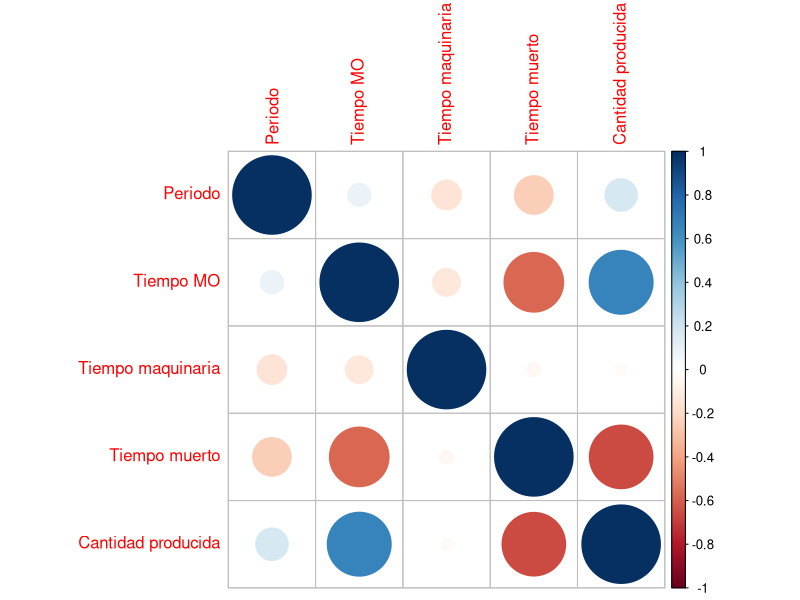
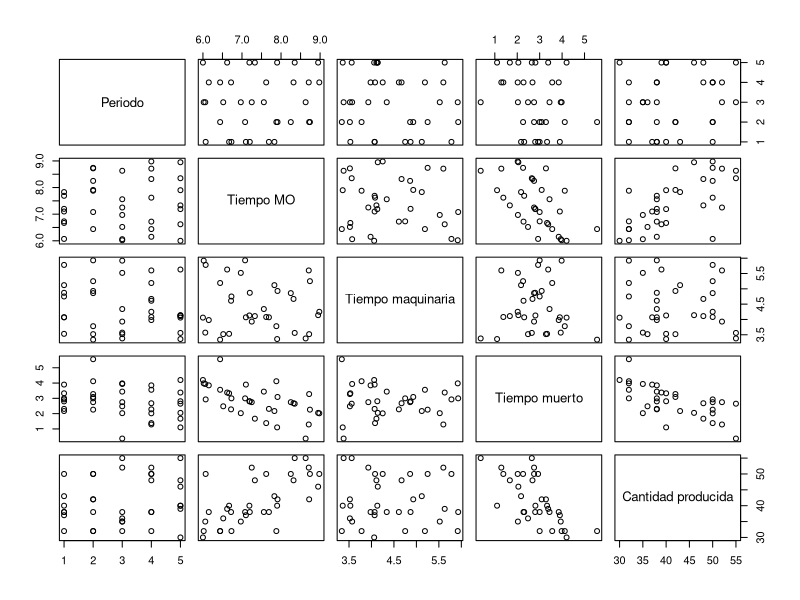
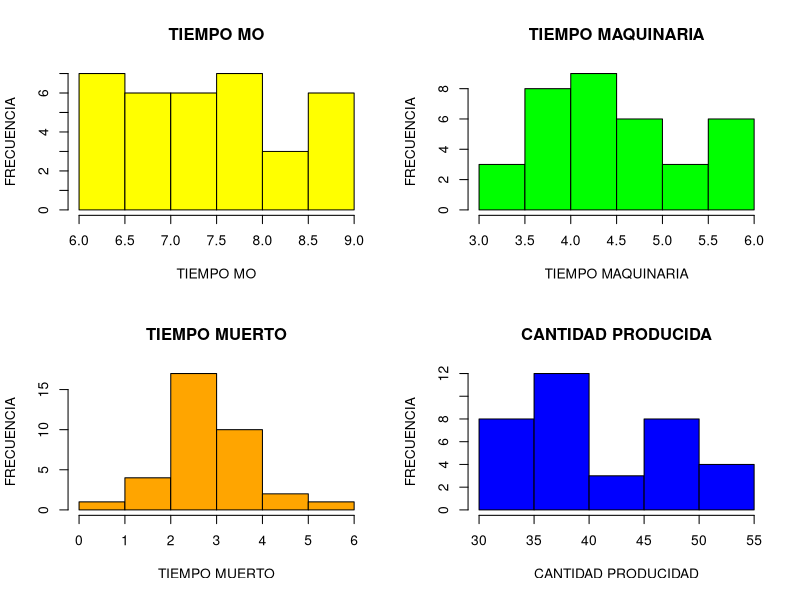
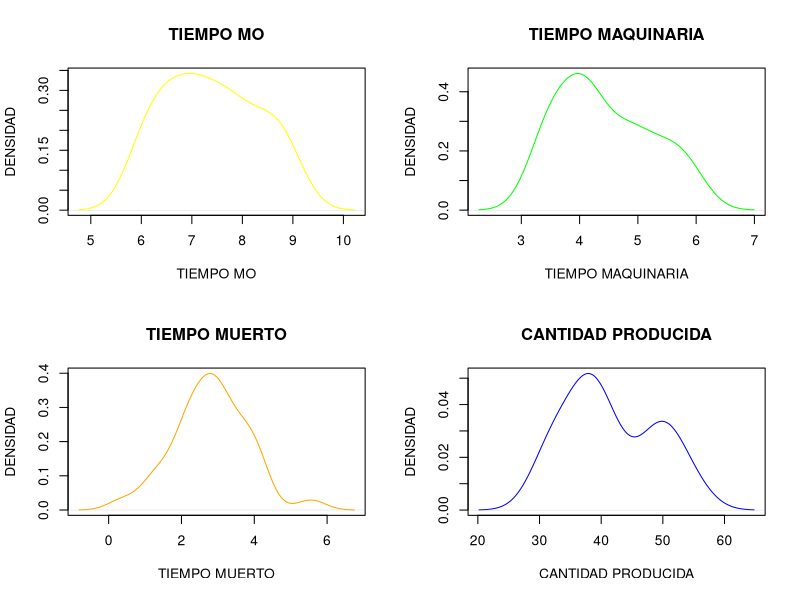
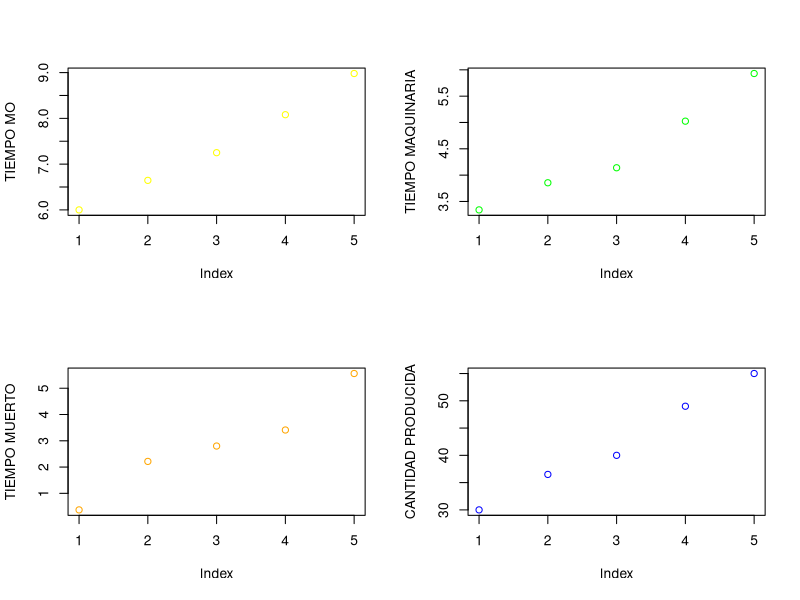
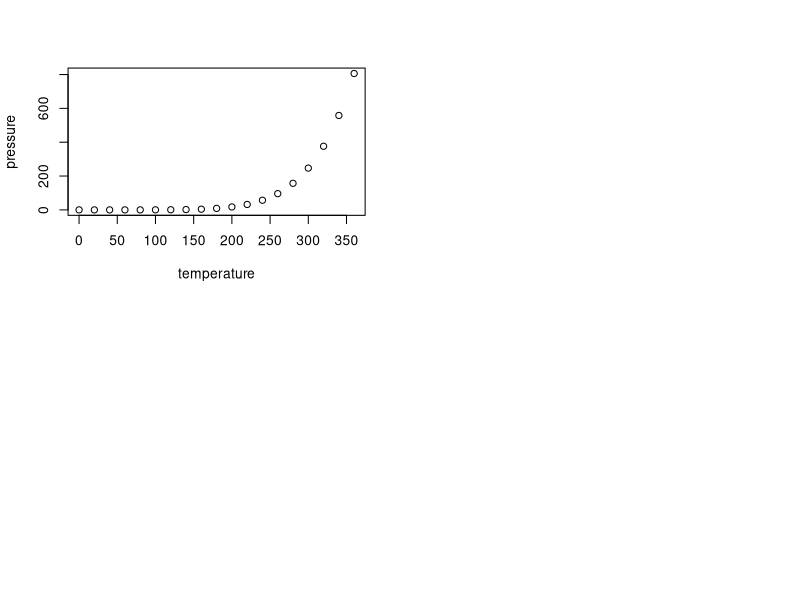

Recreate these plots in R, in order.
## ---- chunk 1
knitr::opts_chunk$set(echo = TRUE)
## ---- chunk 2
library(readxl)
tiempo <- read_excel("tiempo.xlsx")

## ---- chunk 3
summary(tiempo)
## ---- chunk 4
library(ggplot2)
library(corrplot)
mtcars <- read_excel("tiempo.xlsx")
head(mtcars)
mtcars$`Unidad productiva`=NULL
mtcars.cor <- cor(mtcars,method = "pearson")

round(mtcars.cor,digits = 2)
corrplot(mtcars.cor)

library(psych)
pairs(tiempo[c(2,3,4,5,6)])

## ---- chunk 5
par(mfrow=c(2,2))
hist(tiempo$`Tiempo MO`, col = "yellow", main = "TIEMPO MO", xlab = "TIEMPO MO",ylab = "FRECUENCIA")
hist(tiempo$`Tiempo maquinaria`, col = "green", main = "TIEMPO MAQUINARIA", xlab = "TIEMPO MAQUINARIA", ylab = "FRECUENCIA")
hist(tiempo$`Tiempo muerto`, col = "orange", main = "TIEMPO MUERTO", xlab = "TIEMPO MUERTO", ylab = "FRECUENCIA")
hist(tiempo$`Cantidad producida`, col = "blue", main = "CANTIDAD PRODUCIDA", xlab = "CANTIDAD PRODUCIDAD", ylab = "FRECUENCIA")
## ---- chunk 6
density(tiempo$`Tiempo MO`)
density(tiempo$`Tiempo maquinaria`)
density(tiempo$`Tiempo muerto`)
density(tiempo$`Cantidad producida`)
par(mfrow=c(2,2))
plot(density(tiempo$`Tiempo MO`), xlab = "TIEMPO MO", ylab = "DENSIDAD", main = "TIEMPO MO", col="yellow")
plot(density(tiempo$`Tiempo maquinaria`), xlab = "TIEMPO MAQUINARIA", ylab = "DENSIDAD", main = "TIEMPO MAQUINARIA", col="green")
plot(density(tiempo$`Tiempo muerto`), xlab = "TIEMPO MUERTO", ylab = "DENSIDAD", main = "TIEMPO MUERTO", col="orange")
plot(density(tiempo$`Cantidad producida`), xlab = "CANTIDAD PRODUCIDA", ylab = "DENSIDAD", main = "CANTIDAD PRODUCIDA", col="blue")

## ---- chunk 7
par(mfrow=c(2,2))
plot(quantile(tiempo$`Tiempo MO`), ylab = "TIEMPO MO", col="yellow")
plot(quantile(tiempo$`Tiempo maquinaria`), ylab = "TIEMPO MAQUINARIA", col="green")
plot(quantile(tiempo$`Tiempo muerto`), ylab = "TIEMPO MUERTO", col="orange")
plot(quantile(tiempo$`Cantidad producida`), ylab = "CANTIDAD PRODUCIDA", col="blue")
## ---- chunk 8
summary(cars)
## ---- chunk 9
plot(pressure)
